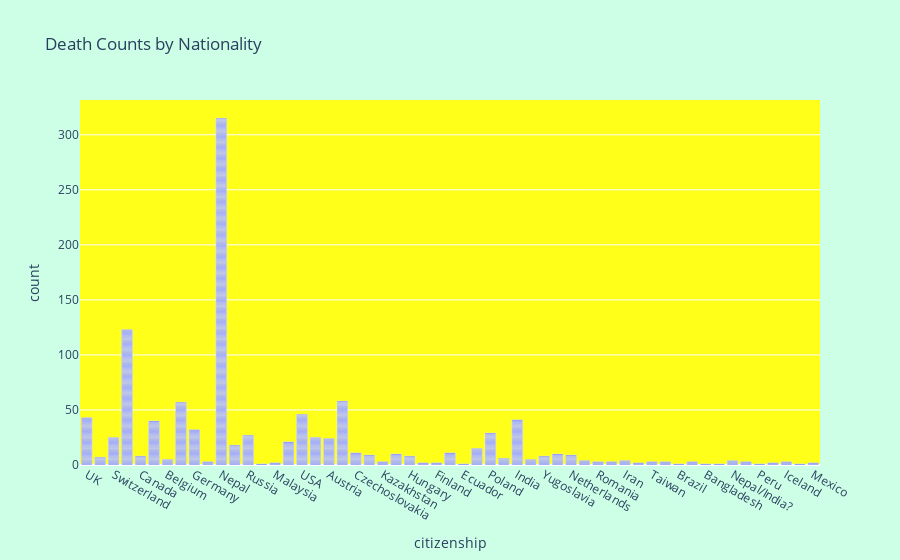

Notebook cell for this chart:
### Code cell
fig=px.bar(df_deaths,x="citizenship",title="Death Counts by Nationality")
fig.update_layout({'plot_bgcolor':'#ffff1a','paper_bgcolor':'#ccffe6'})

### Figure 1 — Plotly figure (JSON) as saved in the notebook; plotly's stock layout.template omitted (floating-point values rounded to 4 significant figures; data arrays with more than 128 entries replaced by an {"elided": "..."} marker saying what was removed)
{"data": [{"alignmentgroup": "True", "hovertemplate": "citizenship=%{x}<br>count=%{y}<extra></extra>", "legendgroup": "", "marker": {"color": "#636efa", "pattern": {"shape": ""}}, "name": "", "offsetgroup": "", "orientation": "v", "showlegend": false, "textposition": "auto", "type": "bar", "x": {"elided": "1104 str values"}, "xaxis": "x", "y": {"elided": "1104 int values"}, "yaxis": "y"}], "layout": {"barmode": "relative", "legend": {"tracegroupgap": 0}, "paper_bgcolor": "#ccffe6", "plot_bgcolor": "#ffff1a", "title": {"text": "Death Counts by Nationality"}, "xaxis": {"anchor": "y", "domain": [0, 1], "title": {"text": "citizenship"}}, "yaxis": {"anchor": "x", "domain": [0, 1], "title": {"text": "count"}}}}
